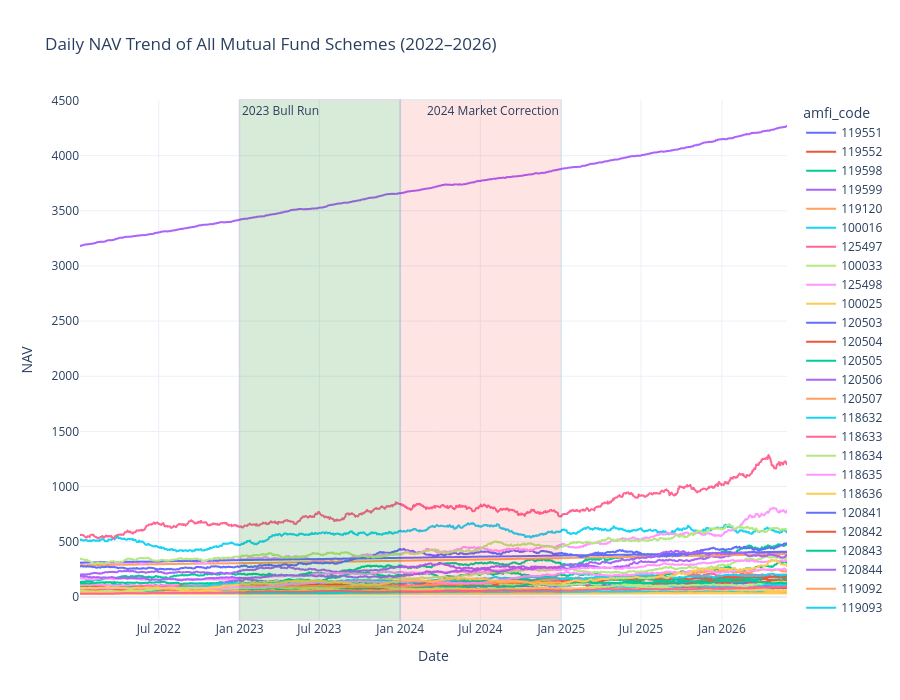

The notebook cell saved with this chart:
### Code cell
fig = px.line(
    nav,
    x="date",
    y="nav",
    color="amfi_code",
    title="Daily NAV Trend of All Mutual Fund Schemes (2022–2026)"
)

# Highlight 2023 Bull Run
fig.add_vrect(
    x0="2023-01-01",
    x1="2023-12-31",
    fillcolor="green",
    opacity=0.15,
    annotation_text="2023 Bull Run",
    annotation_position="top left"
)

# Highlight 2024 Market Correction
fig.add_vrect(
    x0="2024-01-01",
    x1="2024-12-31",
    fillcolor="red",
    opacity=0.10,
    annotation_text="2024 Market Correction",
    annotation_position="top right"
)

fig.update_layout(
    xaxis_title="Date",
    yaxis_title="NAV",
    template="plotly_white",
    height=700
)

fig.show()

### Figure 1 — Plotly figure (JSON) as saved in the notebook; plotly's stock layout.template omitted (floating-point values rounded to 4 significant figures; data arrays with more than 128 entries replaced by an {"elided": "..."} marker saying what was removed)
{"data": [{"hovertemplate": "amfi_code=119551<br>date=%{x}<br>nav=%{y}<extra></extra>", "legendgroup": "119551", "line": {"color": "#636efa", "dash": "solid"}, "marker": {"symbol": "circle"}, "mode": "lines", "name": "119551", "showlegend": true, "type": "scattergl", "x": {"elided": "1150 str values"}, "xaxis": "x", "y": {"elided": "1150 float values"}, "yaxis": "y"}, {"hovertemplate": "amfi_code=119552<br>date=%{x}<br>nav=%{y}<extra></extra>", "legendgroup": "119552", "line": {"color": "#EF553B", "dash": "solid"}, "marker": {"symbol": "circle"}, "mode": "lines", "name": "119552", "showlegend": true, "type": "scattergl", "x": {"elided": "1150 str values"}, "xaxis": "x", "y": {"elided": "1150 float values"}, "yaxis": "y"}, {"hovertemplate": "amfi_code=119598<br>date=%{x}<br>nav=%{y}<extra></extra>", "legendgroup": "119598", "line": {"color": "#00cc96", "dash": "solid"}, "marker": {"symbol": "circle"}, "mode": "lines", "name": "119598", "showlegend": true, "type": "scattergl", "x": {"elided": "1150 str values"}, "xaxis": "x", "y": {"elided": "1150 float values"}, "yaxis": "y"}, {"hovertemplate": "amfi_code=119599<br>date=%{x}<br>nav=%{y}<extra></extra>", "legendgroup": "119599", "line": {"color": "#ab63fa", "dash": "solid"}, "marker": {"symbol": "circle"}, "mode": "lines", "name": "119599", "showlegend": true, "type": "scattergl", "x": {"elided": "1150 str values"}, "xaxis": "x", "y": {"elided": "1150 float values"}, "yaxis": "y"}, {"hovertemplate": "amfi_code=119120<br>date=%{x}<br>nav=%{y}<extra></extra>", "legendgroup": "119120", "line": {"color": "#FFA15A", "dash": "solid"}, "marker": {"symbol": "circle"}, "mode": "lines", "name": "119120", "showlegend": true, "type": "scattergl", "x": {"elided": "1150 str values"}, "xaxis": "x", "y": {"elided": "1150 float values"}, "yaxis": "y"}, {"hovertemplate": "amfi_code=100016<br>date=%{x}<br>nav=%{y}<extra></extra>", "legendgroup": "100016", "line": {"color": "#19d3f3", "dash": "solid"}, "marker": {"symbol": "circle"}, "mode": "lines", "name": "100016", "showlegend": true, "type": "scattergl", "x": {"elided": "1150 str values"}, "xaxis": "x", "y": {"elided": "1150 float values"}, "yaxis": "y"}, {"hovertemplate": "amfi_code=125497<br>date=%{x}<br>nav=%{y}<extra></extra>", "legendgroup": "125497", "line": {"color": "#FF6692", "dash": "solid"}, "marker": {"symbol": "circle"}, "mode": "lines", "name": "125497", "showlegend": true, "type": "scattergl", "x": {"elided": "1150 str values"}, "xaxis": "x", "y": {"elided": "1150 float values"}, "yaxis": "y"}, {"hovertemplate": "amfi_code=100033<br>date=%{x}<br>nav=%{y}<extra></extra>", "legendgroup": "100033", "line": {"color": "#B6E880", "dash": "solid"}, "marker": {"symbol": "circle"}, "mode": "lines", "name": "100033", "showlegend": true, "type": "scattergl", "x": {"elided": "1150 str values"}, "xaxis": "x", "y": {"elided": "1150 float values"}, "yaxis": "y"}, {"hovertemplate": "amfi_code=125498<br>date=%{x}<br>nav=%{y}<extra></extra>", "legendgroup": "125498", "line": {"color": "#FF97FF", "dash": "solid"}, "marker": {"symbol": "circle"}, "mode": "lines", "name": "125498", "showlegend": true, "type": "scattergl", "x": {"elided": "1150 str values"}, "xaxis": "x", "y": {"elided": "1150 float values"}, "yaxis": "y"}, {"hovertemplate": "amfi_code=100025<br>date=%{x}<br>nav=%{y}<extra></extra>", "legendgroup": "100025", "line": {"color": "#FECB52", "dash": "solid"}, "marker": {"symbol": "circle"}, "mode": "lines", "name": "100025", "showlegend": true, "type": "scattergl", "x": {"elided": "1150 str values"}, "xaxis": "x", "y": {"elided": "1150 float values"}, "yaxis": "y"}, {"hovertemplate": "amfi_code=120503<br>date=%{x}<br>nav=%{y}<extra></extra>", "legendgroup": "120503", "line": {"color": "#636efa", "dash": "solid"}, "marker": {"symbol": "circle"}, "mode": "lines", "name": "120503", "showlegend": true, "type": "scattergl", "x": {"elided": "1150 str values"}, "xaxis": "x", "y": {"elided": "1150 float values"}, "yaxis": "y"}, {"hovertemplate": "amfi_code=120504<br>date=%{x}<br>nav=%{y}<extra></extra>", "legendgroup": "120504", "line": {"color": "#EF553B", "dash": "solid"}, "marker": {"symbol": "circle"}, "mode": "lines", "name": "120504", "showlegend": true, "type": "scattergl", "x": {"elided": "1150 str values"}, "xaxis": "x", "y": {"elided": "1150 float values"}, "yaxis": "y"}, {"hovertemplate": "amfi_code=120505<br>date=%{x}<br>nav=%{y}<extra></extra>", "legendgroup": "120505", "line": {"color": "#00cc96", "dash": "solid"}, "marker": {"symbol": "circle"}, "mode": "lines", "name": "120505", "showlegend": true, "type": "scattergl", "x": {"elided": "1150 str values"}, "xaxis": "x", "y": {"elided": "1150 float values"}, "yaxis": "y"}, {"hovertemplate": "amfi_code=120506<br>date=%{x}<br>nav=%{y}<extra></extra>", "legendgroup": "120506", "line": {"color": "#ab63fa", "dash": "solid"}, "marker": {"symbol": "circle"}, "mode": "lines", "name": "120506", "showlegend": true, "type": "scattergl", "x": {"elided": "1150 str values"}, "xaxis": "x", "y": {"elided": "1150 float values"}, "yaxis": "y"}, {"hovertemplate": "amfi_code=120507<br>date=%{x}<br>nav=%{y}<extra></extra>", "legendgroup": "120507", "line": {"color": "#FFA15A", "dash": "solid"}, "marker": {"symbol": "circle"}, "mode": "lines", "name": "120507", "showlegend": true, "type": "scattergl", "x": {"elided": "1150 str values"}, "xaxis": "x", "y": {"elided": "1150 float values"}, "yaxis": "y"}, {"hovertemplate": "amfi_code=118632<br>date=%{x}<br>nav=%{y}<extra></extra>", "legendgroup": "118632", "line": {"color": "#19d3f3", "dash": "solid"}, "marker": {"symbol": "circle"}, "mode": "lines", "name": "118632", "showlegend": true, "type": "scattergl", "x": {"elided": "1150 str values"}, "xaxis": "x", "y": {"elided": "1150 float values"}, "yaxis": "y"}, {"hovertemplate": "amfi_code=118633<br>date=%{x}<br>nav=%{y}<extra></extra>", "legendgroup": "118633", "line": {"color": "#FF6692", "dash": "solid"}, "marker": {"symbol": "circle"}, "mode": "lines", "name": "118633", "showlegend": true, "type": "scattergl", "x": {"elided": "1150 str values"}, "xaxis": "x", "y": {"elided": "1150 float values"}, "yaxis": "y"}, {"hovertemplate": "amfi_code=118634<br>date=%{x}<br>nav=%{y}<extra></extra>", "legendgroup": "118634", "line": {"color": "#B6E880", "dash": "solid"}, "marker": {"symbol": "circle"}, "mode": "lines", "name": "118634", "showlegend": true, "type": "scattergl", "x": {"elided": "1150 str values"}, "xaxis": "x", "y": {"elided": "1150 float values"}, "yaxis": "y"}, {"hovertemplate": "amfi_code=118635<br>date=%{x}<br>nav=%{y}<extra></extra>", "legendgroup": "118635", "line": {"color": "#FF97FF", "dash": "solid"}, "marker": {"symbol": "circle"}, "mode": "lines", "name": "118635", "showlegend": true, "type": "scattergl", "x": {"elided": "1150 str values"}, "xaxis": "x", "y": {"elided": "1150 float values"}, "yaxis": "y"}, {"hovertemplate": "amfi_code=118636<br>date=%{x}<br>nav=%{y}<extra></extra>", "legendgroup": "118636", "line": {"color": "#FECB52", "dash": "solid"}, "marker": {"symbol": "circle"}, "mode": "lines", "name": "118636", "showlegend": true, "type": "scattergl", "x": {"elided": "1150 str values"}, "xaxis": "x", "y": {"elided": "1150 float values"}, "yaxis": "y"}, {"hovertemplate": "amfi_code=120841<br>date=%{x}<br>nav=%{y}<extra></extra>", "legendgroup": "120841", "line": {"color": "#636efa", "dash": "solid"}, "marker": {"symbol": "circle"}, "mode": "lines", "name": "120841", "showlegend": true, "type": "scattergl", "x": {"elided": "1150 str values"}, "xaxis": "x", "y": {"elided": "1150 float values"}, "yaxis": "y"}, {"hovertemplate": "amfi_code=120842<br>date=%{x}<br>nav=%{y}<extra></extra>", "legendgroup": "120842", "line": {"color": "#EF553B", "dash": "solid"}, "marker": {"symbol": "circle"}, "mode": "lines", "name": "120842", "showlegend": true, "type": "scattergl", "x": {"elided": "1150 str values"}, "xaxis": "x", "y": {"elided": "1150 float values"}, "yaxis": "y"}, {"hovertemplate": "amfi_code=120843<br>date=%{x}<br>nav=%{y}<extra></extra>", "legendgroup": "120843", "line": {"color": "#00cc96", "dash": "solid"}, "marker": {"symbol": "circle"}, "mode": "lines", "name": "120843", "showlegend": true, "type": "scattergl", "x": {"elided": "1150 str values"}, "xaxis": "x", "y": {"elided": "1150 float values"}, "yaxis": "y"}, {"hovertemplate": "amfi_code=120844<br>date=%{x}<br>nav=%{y}<extra></extra>", "legendgroup": "120844", "line": {"color": "#ab63fa", "dash": "solid"}, "marker": {"symbol": "circle"}, "mode": "lines", "name": "120844", "showlegend": true, "type": "scattergl", "x": {"elided": "1150 str values"}, "xaxis": "x", "y": {"elided": "1150 float values"}, "yaxis": "y"}, {"hovertemplate": "amfi_code=119092<br>date=%{x}<br>nav=%{y}<extra></extra>", "legendgroup": "119092", "line": {"color": "#FFA15A", "dash": "solid"}, "marker": {"symbol": "circle"}, "mode": "lines", "name": "119092", "showlegend": true, "type": "scattergl", "x": {"elided": "1150 str values"}, "xaxis": "x", "y": {"elided": "1150 float values"}, "yaxis": "y"}, {"hovertemplate": "amfi_code=119093<br>date=%{x}<br>nav=%{y}<extra></extra>", "legendgroup": "119093", "line": {"color": "#19d3f3", "dash": "solid"}, "marker": {"symbol": "circle"}, "mode": "lines", "name": "119093", "showlegend": true, "type": "scattergl", "x": {"elided": "1150 str values"}, "xaxis": "x", "y": {"elided": "1150 float values"}, "yaxis": "y"}, {"hovertemplate": "amfi_code=119094<br>date=%{x}<br>nav=%{y}<extra></extra>", "legendgroup": "119094", "line": {"color": "#FF6692", "dash": "solid"}, "marker": {"symbol": "circle"}, "mode": "lines", "name": "119094", "showlegend": true, "type": "scattergl", "x": {"elided": "1150 str values"}, "xaxis": "x", "y": {"elided": "1150 float values"}, "yaxis": "y"}, {"hovertemplate": "amfi_code=119095<br>date=%{x}<br>nav=%{y}<extra></extra>", "legendgroup": "119095", "line": {"color": "#B6E880", "dash": "solid"}, "marker": {"symbol": "circle"}, "mode": "lines", "name": "119095", "showlegend": true, "type": "scattergl", "x": {"elided": "1150 str values"}, "xaxis": "x", "y": {"elided": "1150 float values"}, "yaxis": "y"}, {"hovertemplate": "amfi_code=101206<br>date=%{x}<br>nav=%{y}<extra></extra>", "legendgroup": "101206", "line": {"color": "#FF97FF", "dash": "solid"}, "marker": {"symbol": "circle"}, "mode": "lines", "name": "101206", "showlegend": true, "type": "scattergl", "x": {"elided": "1150 str values"}, "xaxis": "x", "y": {"elided": "1150 float values"}, "yaxis": "y"}, {"hovertemplate": "amfi_code=101207<br>date=%{x}<br>nav=%{y}<extra></extra>", "legendgroup": "101207", "line": {"color": "#FECB52", "dash": "solid"}, "marker": {"symbol": "circle"}, "mode": "lines", "name": "101207", "showlegend": true, "type": "scattergl", "x": {"elided": "1150 str values"}, "xaxis": "x", "y": {"elided": "1150 float values"}, "yaxis": "y"}, {"hovertemplate": "amfi_code=101208<br>date=%{x}<br>nav=%{y}<extra></extra>", "legendgroup": "101208", "line": {"color": "#636efa", "dash": "solid"}, "marker": {"symbol": "circle"}, "mode": "lines", "name": "101208", "showlegend": true, "type": "scattergl", "x": {"elided": "1150 str values"}, "xaxis": "x", "y": {"elided": "1150 float values"}, "yaxis": "y"}, {"hovertemplate": "amfi_code=102885<br>date=%{x}<br>nav=%{y}<extra></extra>", "legendgroup": "102885", "line": {"color": "#EF553B", "dash": "solid"}, "marker": {"symbol": "circle"}, "mode": "lines", "name": "102885", "showlegend": true, "type": "scattergl", "x": {"elided": "1150 str values"}, "xaxis": "x", "y": {"elided": "1150 float values"}, "yaxis": "y"}, {"hovertemplate": "amfi_code=102886<br>date=%{x}<br>nav=%{y}<extra></extra>", "legendgroup": "102886", "line": {"color": "#00cc96", "dash": "solid"}, "marker": {"symbol": "circle"}, "mode": "lines", "name": "102886", "showlegend": true, "type": "scattergl", "x": {"elided": "1150 str values"}, "xaxis": "x", "y": {"elided": "1150 float values"}, "yaxis": "y"}, {"hovertemplate": "amfi_code=102887<br>date=%{x}<br>nav=%{y}<extra></extra>", "legendgroup": "102887", "line": {"color": "#ab63fa", "dash": "solid"}, "marker": {"symbol": "circle"}, "mode": "lines", "name": "102887", "showlegend": true, "type": "scattergl", "x": {"elided": "1150 str values"}, "xaxis": "x", "y": {"elided": "1150 float values"}, "yaxis": "y"}, {"hovertemplate": "amfi_code=148567<br>date=%{x}<br>nav=%{y}<extra></extra>", "legendgroup": "148567", "line": {"color": "#FFA15A", "dash": "solid"}, "marker": {"symbol": "circle"}, "mode": "lines", "name": "148567", "showlegend": true, "type": "scattergl", "x": {"elided": "1150 str values"}, "xaxis": "x", "y": {"elided": "1150 float values"}, "yaxis": "y"}, {"hovertemplate": "amfi_code=148568<br>date=%{x}<br>nav=%{y}<extra></extra>", "legendgroup": "148568", "line": {"color": "#19d3f3", "dash": "solid"}, "marker": {"symbol": "circle"}, "mode": "lines", "name": "148568", "showlegend": true, "type": "scattergl", "x": {"elided": "1150 str values"}, "xaxis": "x", "y": {"elided": "1150 float values"}, "yaxis": "y"}, {"hovertemplate": "amfi_code=148569<br>date=%{x}<br>nav=%{y}<extra></extra>", "legendgroup": "148569", "line": {"color": "#FF6692", "dash": "solid"}, "marker": {"symbol": "circle"}, "mode": "lines", "name": "148569", "showlegend": true, "type": "scattergl", "x": {"elided": "1150 str values"}, "xaxis": "x", "y": {"elided": "1150 float values"}, "yaxis": "y"}, {"hovertemplate": "amfi_code=149322<br>date=%{x}<br>nav=%{y}<extra></extra>", "legendgroup": "149322", "line": {"color": "#B6E880", "dash": "solid"}, "marker": {"symbol": "circle"}, "mode": "lines", "name": "149322", "showlegend": true, "type": "scattergl", "x": {"elided": "1150 str values"}, "xaxis": "x", "y": {"elided": "1150 float values"}, "yaxis": "y"}, {"hovertemplate": "amfi_code=149323<br>date=%{x}<br>nav=%{y}<extra></extra>", "legendgroup": "149323", "line": {"color": "#FF97FF", "dash": "solid"}, "marker": {"symbol": "circle"}, "mode": "lines", "name": "149323", "showlegend": true, "type": "scattergl", "x": {"elided": "1150 str values"}, "xaxis": "x", "y": {"elided": "1150 float values"}, "yaxis": "y"}, {"hovertemplate": "amfi_code=149324<br>date=%{x}<br>nav=%{y}<extra></extra>", "legendgroup": "149324", "line": {"color": "#FECB52", "dash": "solid"}, "marker": {"symbol": "circle"}, "mode": "lines", "name": "149324", "showlegend": true, "type": "scattergl", "x": {"elided": "1150 str values"}, "xaxis": "x", "y": {"elided": "1150 float values"}, "yaxis": "y"}], "layout": {"annotations": [{"showarrow": false, "text": "2023 Bull Run", "x": "2023-01-01", "xanchor": "left", "xref": "x", "y": 1, "yanchor": "top", "yref": "y domain"}, {"showarrow": false, "text": "2024 Market Correction", "x": "2024-12-31", "xanchor": "right", "xref": "x", "y": 1, "yanchor": "top", "yref": "y domain"}], "height": 700, "legend": {"title": {"text": "amfi_code"}, "tracegroupgap": 0}, "shapes": [{"fillcolor": "green", "opacity": 0.15, "type": "rect", "x0": "2023-01-01", "x1": "2023-12-31", "xref": "x", "y0": 0, "y1": 1, "yref": "y domain"}, {"fillcolor": "red", "opacity": 0.1, "type": "rect", "x0": "2024-01-01", "x1": "2024-12-31", "xref": "x", "y0": 0, "y1": 1, "yref": "y domain"}], "title": {"text": "Daily NAV Trend of All Mutual Fund Schemes (2022–2026)"}, "xaxis": {"anchor": "y", "domain": [0, 1], "title": {"text": "Date"}}, "yaxis": {"anchor": "x", "domain": [0, 1], "title": {"text": "NAV"}}}}
